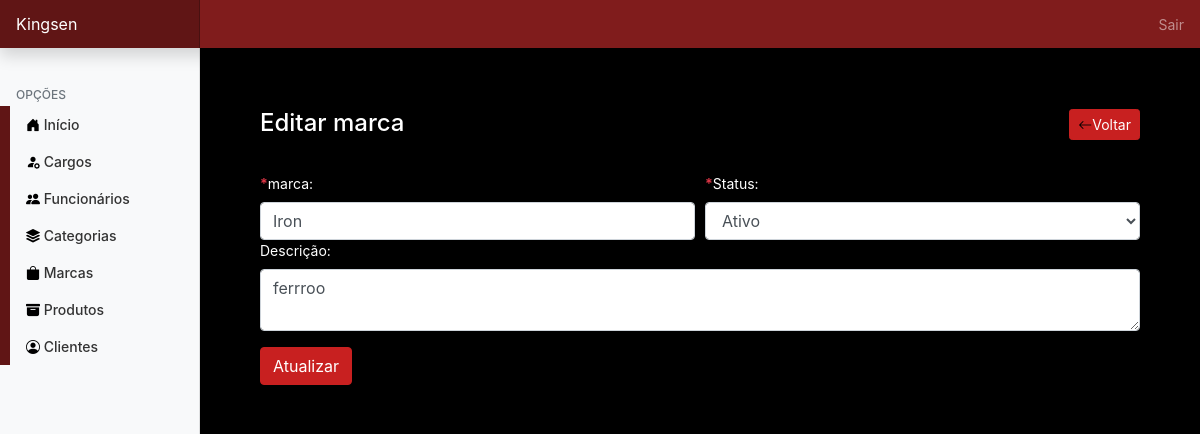
The app's page /admin/marcas/editar.php?id_marca=3 (signed in) with its own data.
### tables this page shows
CREATE TABLE `marca` (
  `id_marca` int(3) NOT NULL,
  `nome_marca` varchar(40) DEFAULT NULL,
  `status` bit(1) DEFAULT NULL,
  `data_cadastro` datetime DEFAULT NULL,
  `descricao` varchar(100) DEFAULT NULL
);

### admin/marcas/editar.php (the view, shortened to what this page needs)
<?php
require_once '../../conexao/conecta.php';
?>
<!doctype html>
<html lang="pt-br">
<head>
    <link rel="stylesheet" href="https://stackpath.bootstrapcdn.com/bootstrap/4.1.3/css/bootstrap.min.css">
    <link rel="stylesheet" href="https://cdn.jsdelivr.net/npm/bootstrap-icons@1.11.3/font/bootstrap-icons.min.css">
    <link href="../../css/dashboard.css" rel="stylesheet">
    <link rel="stylesheet" href="../../css/style.css">
</head>
<body>
    <?php
    include('../topo.php');
    ?>
    <div class="container-fluid">
        <div class="row">
            <?php
            include('../navegacao.php');
            ?>
            <main class="ml-auto col-lg-10 px-md-4">
                <div class="container mt-5">
                    <?php
                    if (isset($_GET['id_marca']) && $_GET['id_marca'] != '') {
                        $codigo = $_GET['id_marca'];
                        $sql = "SELECT * FROM marca WHERE id_marca = $codigo";
                        $query = mysqli_query($conexao, $sql);
                        $marca = mysqli_fetch_assoc($query);
                    ?>
                        <div class="card">
                            <div class="card-header d-flex justify-content-between align-itens-center">
                                <h4 class="m-0">Editar marca</h4>
                                <a href="index.php" class="btn btn-primary btn-sm"><i class="bi bi-arrow-left"></i>Voltar</a>
                            </div>
                            <div class="card-body">
                                <form action="acoes.php" method="post">
                                    <div class="form-group">
                                        <div class="form-row">
                                            <div class="col-6">
                                                <label for="cargo"><strong class="text-danger">*</strong>marca: </label>
                                                <input type="text" name="marca" maxlength="40" value="<?php echo $marca['nome_marca'] ?>" class="form-control" required>
                                            </div>
                                            <div class="col-6">
                                                <label for="status"><strong class="text-danger">*</strong>Status: </label>
                                                <select class="form-control" name="status">
                                                    <option value="1" <?php if ($marca['status'] == 1) echo 'selected'; ?>>Ativo</option>
                                                </select>
                                            </div>
                                            <div class="col-12">
                                                <label for="observacao">Descrição: </label>
                                                <textarea name="descricao" row="5" maxlength="100" class="form-control"><?php echo $marca['descricao'] ?></textarea>
                                            </div>
                                        </div>
                                    </div>
                                    <input value="Atualizar" type="submit" href="" class="btn btn-primary btn-md">
                                </form>
                            </div>
                        </div>
                    <?php
                    } else {
                        echo "<h5>Marca não encontrado!</h5>";
                    }
                    ?>
                </div>
            </main>
        </div>
    </div>
</body>
</html>

### css/dashboard.css (style rules this page uses)
body { font-size: .875rem; }

### css/style.css (style rules this page uses)
@media (min-width: 1200px) { .container { max-width: 2240px; } }
.card { background-color: #000 !important; color: #ffffff; }
body { background-color: black; }
.btn { background-color: #c82020; border-color: #c82020; }
.bi { color: rgb(0, 0, 0); }

### records on screen
marca: marca "Iron", status "Ativo", descricao "ferrroo"
